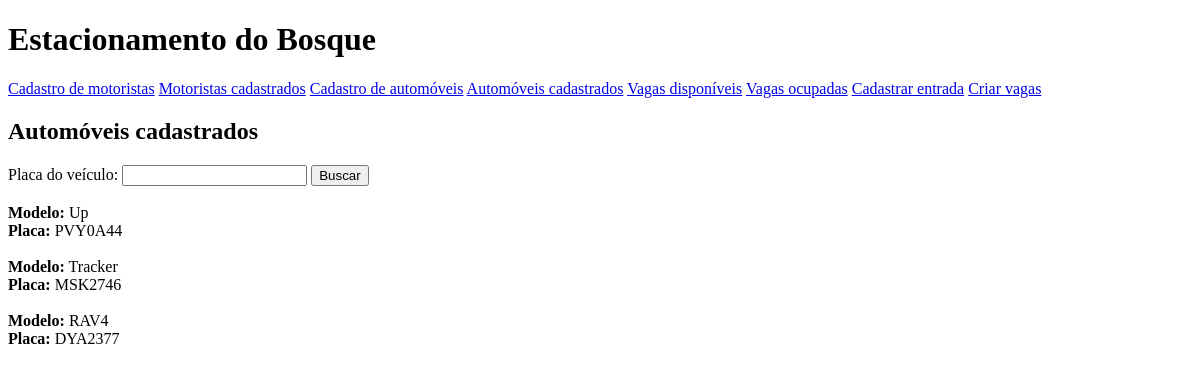
Page /vehicle/registered_vehicle on the earlier database version.
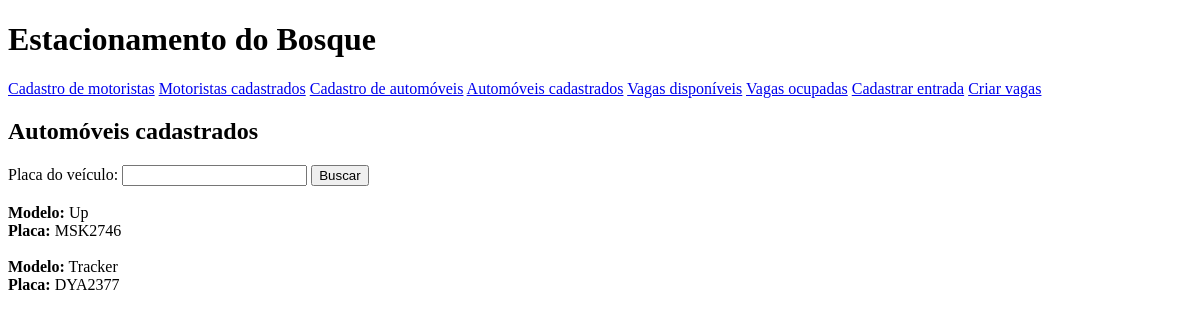
Same page on the later database version.
### vehicle/models.py (models this page shows, shortened)
class Vehicle(models.Model):
    driver = models.ForeignKey(
        Driver,
        blank=True,
        null=True,
        default=None,
        on_delete=models.SET_DEFAULT,
    )
    model = models.CharField(max_length=50)
    vehicle_plate = models.CharField(max_length=7)
    checkin_datetime = models.DateTimeField(auto_now=True)
    parked = models.BooleanField(default=False)

### vehicle/views.py (the view)
# urls.py: path('registered_vehicle', views.registered_vehicle, name='registered_vehicle'),
def registered_vehicle(request):
    form = VehicleSearchForm()
    all_registered_vehicles = Vehicle.objects.all()
    return render(request, 'registered_vehicles.html', {
        'form': form,
        'all_registered_vehicles': all_registered_vehicles,
    })

### vehicle/my_forms.py
class VehicleSearchForm(forms.Form):
    plate_search = forms.CharField(max_length=50)

### vehicle/templates/registered_vehicles.html (shortened to what this page needs)
{% extends "core_index.html" %}
{% block content %}
    <h2>Automóveis cadastrados</h2>
    <section>
        <form action="{% url "vehicle:plate_search" %}" method="post">
            Placa do veículo: {{ form.plate_search }}
            <input type="submit" value="Buscar">
            <br>
            <br>
        </form>
    </section>
    <section>
        {% for vehicle in all_registered_vehicles %}
            <div id="registered_vehicles">
                <span><b>Modelo:</b> {{ vehicle.model }}</span><br>
                <span><b>Placa:</b> {{ vehicle.vehicle_plate }}</span><br>
                <br>
            </div>
        {% endfor %}
    </section>
{% endblock content %}

### core/templates/core_index.html (shortened to what this page needs)
<!DOCTYPE html>
<html lang="pt-br">
<head>
</head>
<body>
    <h1>Estacionamento do Bosque</h1>
    <nav>
        <a href="{% url "driver:driver_register_form" %}">Cadastro de motoristas</a>
        <a href="{% url "driver:registered_drivers" %}">Motoristas cadastrados</a>
        <a href="{% url "vehicle:vehicle_register_form" %}">Cadastro de automóveis</a>
        <a href="{% url "vehicle:registered_vehicle" %}">Automóveis cadastrados</a>
        <a href="{% url "core:index" %}">Vagas disponíveis</a>
        <a href="{% url "parking_space:occupied_parking_spaces" %}">Vagas ocupadas</a>
        <a href="{% url "parking_space:parking_assignment_form" %}">Cadastrar entrada</a>
        <a href="{% url "parking_space:parking_creation_form" %}">Criar vagas</a>
    </nav>
    <main>
        {% block content %}{% endblock content %}
    </main>
</body>
</html>

Differences in the rows shown:
removed Vehicle: model "RAV4", vehicle_plate "DYA2377"
changed Vehicle "Up": vehicle_plate "PVY0A44" → "MSK2746"
changed Vehicle "Tracker": vehicle_plate "MSK2746" → "DYA2377"
